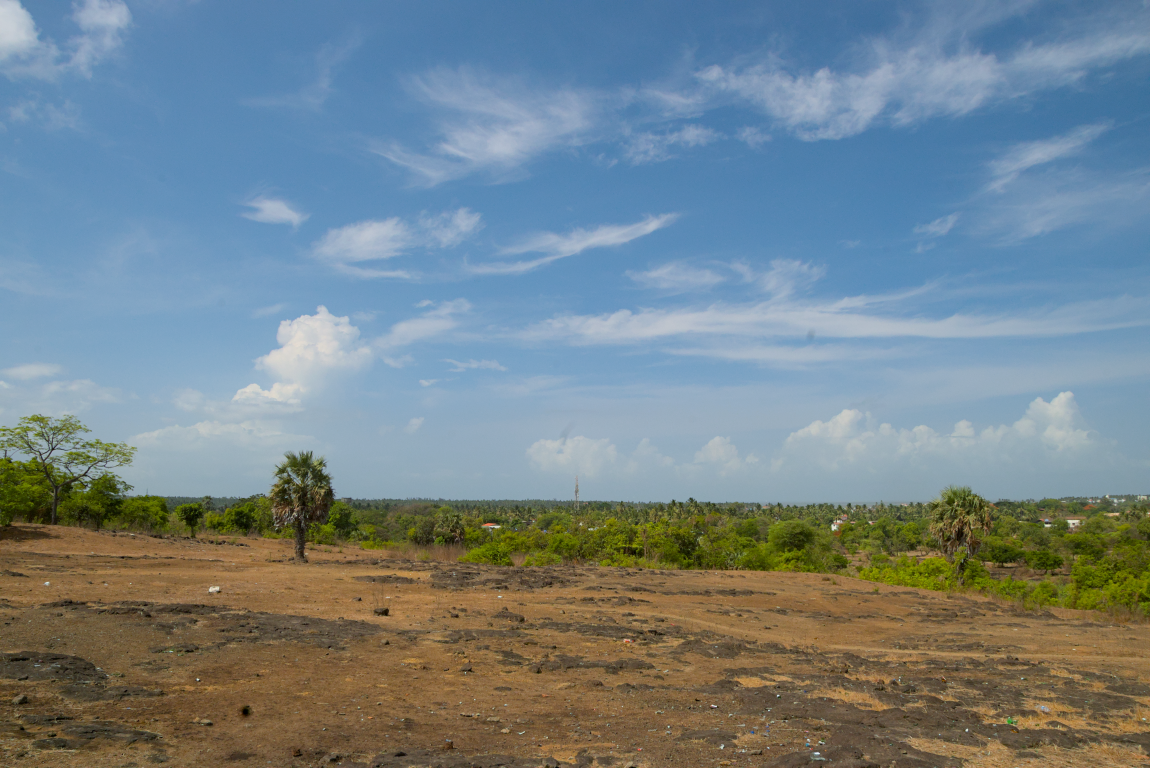
#> input picture Assignment2/inputImages/Set3/DSC_9026.png, 1150 x 768 px; its folder holds 4 pictures in this run
$ python Assignment2.py
#> lines starting #> are read from the running program, lines starting #| are printed output that depends on the picture
import cv2
import os
import numpy as np

def compute_panorama(img1, img2, isLeft):
    """
    Computes the panorama by stitching img1 and img2 using feature matching and homography.
    """
    # Convert images to grayscale
    gray1 = cv2.cvtColor(img1, cv2.COLOR_BGR2GRAY)
    gray2 = cv2.cvtColor(img2, cv2.COLOR_BGR2GRAY)

    # Use SIFT for feature detection
    sift = cv2.SIFT_create()
    kp1, des1 = sift.detectAndCompute(gray1, None)
    kp2, des2 = sift.detectAndCompute(gray2, None)

    if des1 is None or des2 is None:
        print("Error: Could not compute descriptors.")
        return img1

    # bf = cv2.BFMatcher(cv2.NORM_HAMMING, crossCheck=True)
    bf = cv2.DescriptorMatcher_create("BruteForce")
    matches = bf.knnMatch(des1, des2, 2)
    good_matches = [m for m, n in matches if m.distance < 0.75 * n.distance]

    if len(good_matches) < 10:
        print("Not enough good matches found.")
        return img1

    # Get matched keypoints
    src_pts = np.float32([kp1[m.queryIdx].pt for m in good_matches]).reshape(-1, 1, 2)
    dst_pts = np.float32([kp2[m.trainIdx].pt for m in good_matches]).reshape(-1, 1, 2)

    # Compute homography
    M, mask = cv2.findHomography(src_pts, dst_pts, cv2.RANSAC, 4.0)
    if M is None:
        print("Error: Homography matrix not found.")
        return img1

    # Warp img2 to align with img1
    h1, w1 = img1.shape[:2]
    h2, w2 = img2.shape[:2]

    # Define corners of both images
    corners_img1 = np.float32([[0, 0], [0, h1], [w1, h1], [w1, 0]]).reshape(-1, 1, 2)
    corners_img2 = np.float32([[0, 0], [0, h2], [w2, h2], [w2, 0]]).reshape(-1, 1, 2)

    # Transform img2 corners to panorama space
    transformed_corners = cv2.perspectiveTransform(corners_img2, M)

    # Combine all corners
    # all_corners = np.vstack((corners_img1, transformed_corners))
    all_corners = np.concatenate((corners_img1, transformed_corners), axis=0)

    # Get bounding box of panorama
    [xmin, ymin] = np.int32(all_corners.min(axis=0).ravel() - 0.5)
    [xmax, ymax] = np.int32(all_corners.max(axis=0).ravel() + 0.5)

    # Compute translation matrix
    t = [-xmin, -ymin]
    Ht = np.array([[1, 0, t[0]], [0, 1, t[1]], [0, 0, 1]])

    # Warp img2 into the new panorama
    warped_img1 = cv2.warpPerspective(img2, Ht @ np.eye(3), (xmax - xmin, ymax - ymin))
    warped_img2 = cv2.warpPerspective(img1, Ht @ M, (xmax - xmin, ymax - ymin))
    # cv2.imwrite(f"outputImages/trial1.jpg", warped_img2)
    warped_img2 = np.maximum(warped_img1, warped_img2)

    if isLeft:
        warped_img2 = warped_img2[t[1]:h2 + t[1],:w2 + t[0]]
    else:
        warped_img2 = warped_img2[t[1]:h2 + t[1],:]
    return warped_img2

def main():
    input_folder = "inputImages/Set3"

    if not os.path.exists(input_folder):
        print(f"Folder {input_folder} does not exist.")
        return

    # Read images from the folder
    image_files = sorted([f for f in os.listdir(input_folder) if f.endswith(('.jpg', '.png', '.jpeg'))])
    print(image_files)
    images = [cv2.imread(os.path.join(input_folder, f)) for f in image_files]
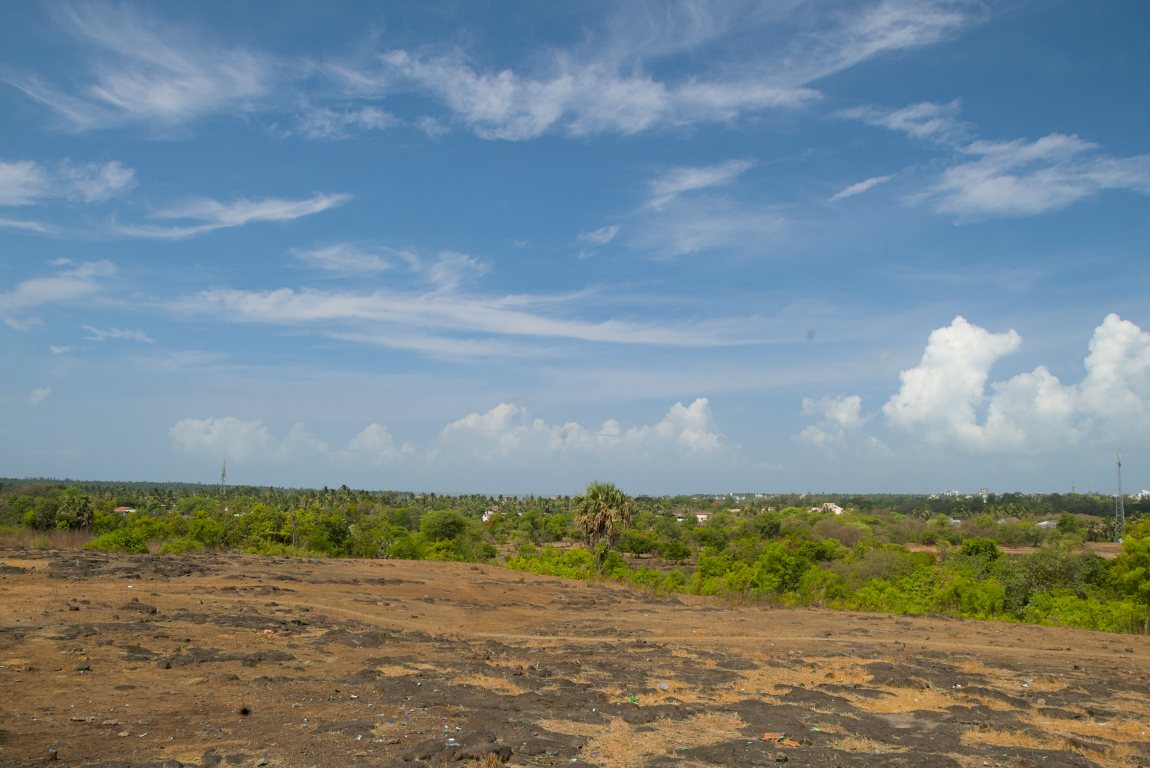
#> input picture Assignment2/inputImages/Set3/DSC_9027.png, 1150 x 768 px
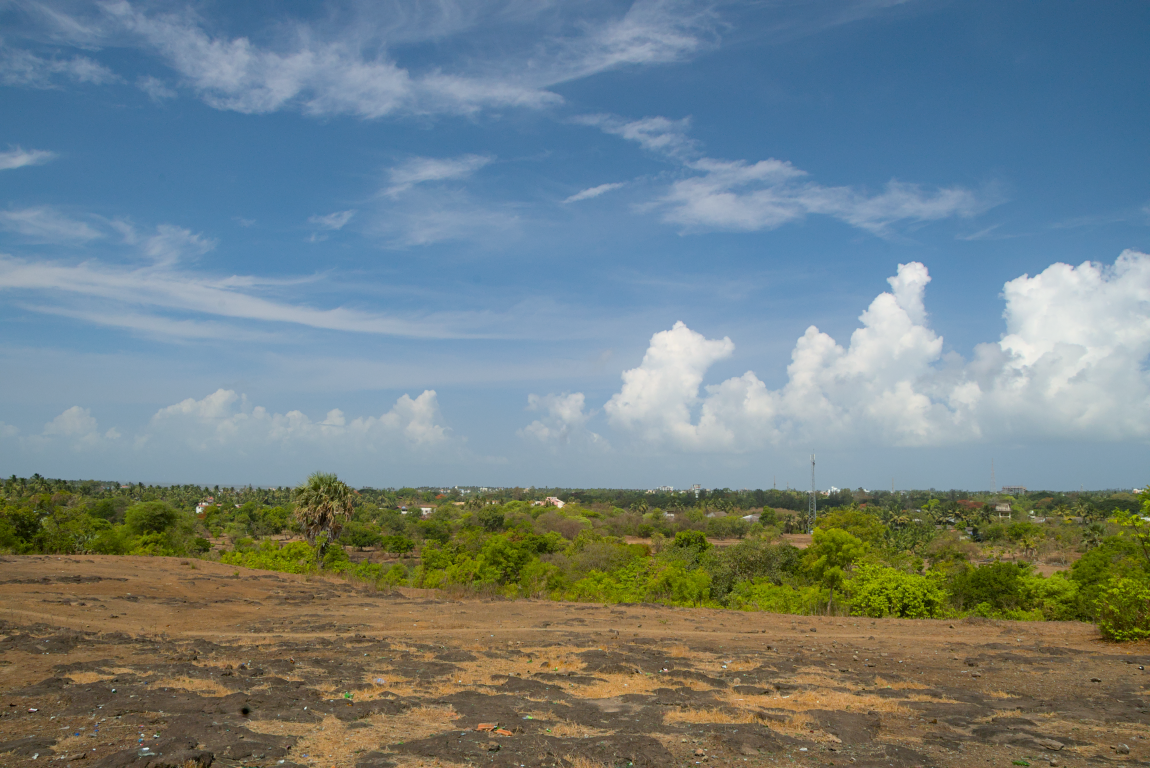
#> input picture Assignment2/inputImages/Set3/DSC_9028.png, 1150 x 768 px
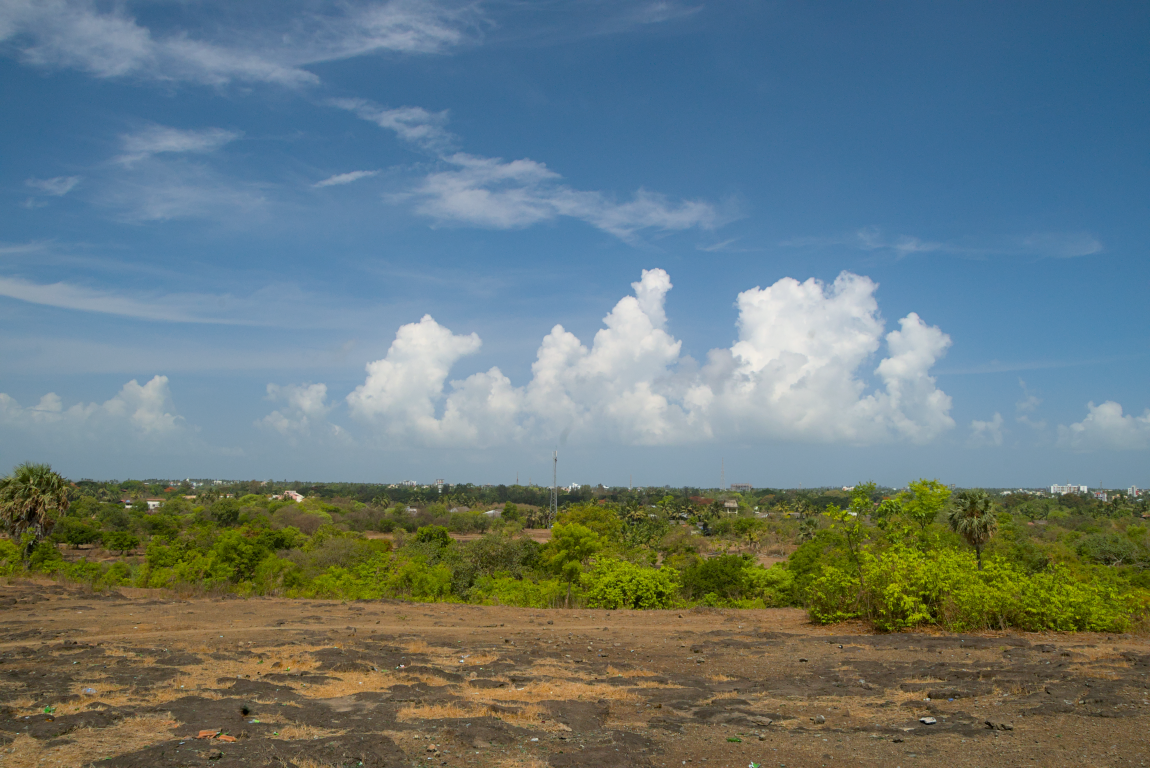
#> input picture Assignment2/inputImages/Set3/DSC_9029.png, 1150 x 768 px

    if not images:
        print("No valid images found in the folder.")
        return

    # Initialize the first image as the stitched result
    middle_index = (len(images)//2)-1
#> middle_index = 1
    img_stitchedL = images[0]
#> img_stitchedL is the input picture: shape (768, 1150, 3); mean B, G, R 137.4, 131.2, 115.8

    # Iterate over all images and compute panoramas
    for i in range(1, middle_index+1):
        img_stitchedL = compute_panorama(img_stitchedL, images[i],1)
        print(f"Stitched {i + 1} images (left).")
        cv2.imwrite(f"outputImages/imgL{i}.jpg", img_stitchedL)
#> this loop made 1 pass
#> (matches in compute_panorama, good_matches in compute_panorama, xmin in compute_panorama, ymin in compute_panorama, xmax in compute_panorama, ymax in compute_panorama, t in compute_panorama, Ht in compute_panorama) on pass 1: (2793 matches, 1063 matches, -562, -172, 1150, 803, [562, 172], [[1, 0, 562], [0, 1, 172], [0, 0, 1]])
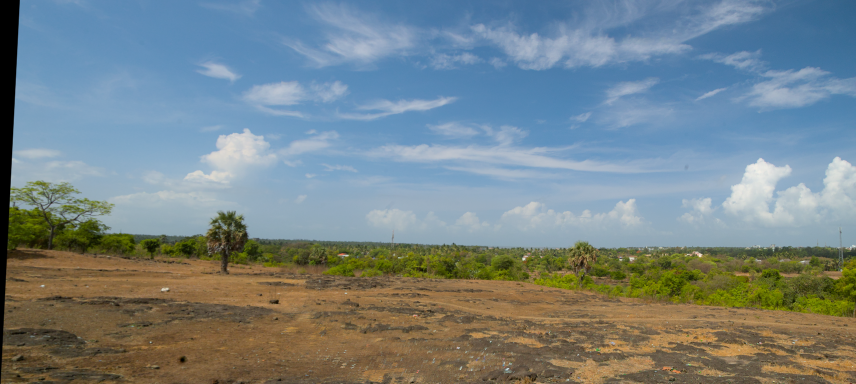
#> img_stitchedL: shape (768, 1712, 3) (shown at 1/2 size); mean B, G, R 135.1, 132.1, 118.7

    img_stitchedR = images[len(images)-1]
#> img_stitchedR is the input picture: shape (768, 1150, 3); mean B, G, R 123.8, 121.8, 104
    for i in range(len(images)-2, middle_index, -1):
        img_stitchedR = compute_panorama(img_stitchedR, images[i], 0)
        print(f"Stitched {i + 1 - middle_index} images (right).")
        cv2.imwrite(f"outputImages/imgR{i}.jpg", img_stitchedR)
#> this loop made 1 pass
#> (i, matches in compute_panorama, good_matches in compute_panorama, h1 in compute_panorama, w1 in compute_panorama, h2 in compute_panorama, w2 in compute_panorama, corners_img2 in compute_panorama) on pass 1: (2, 3442 matches, 1353 matches, 768, 1150, 768, 1150, [[0, 0], [0, 768], [1150, 768], [1150, 0]])
#| Stitched 2 images (right).
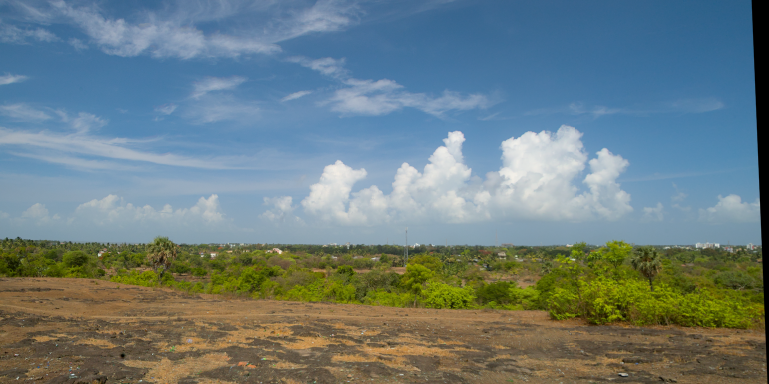
#> img_stitchedR: shape (768, 1537, 3) (shown at 1/2 size); mean B, G, R 127.5, 125.7, 108.4

    final_panorama = compute_panorama(img_stitchedL, img_stitchedR, 1)
#> call 3 of compute_panorama, with isLeft = 1
#> in compute_panorama (call 3), `gray2 = cv2.cvtColor(img2, cv2.COLOR_BGR2GRAY)`:
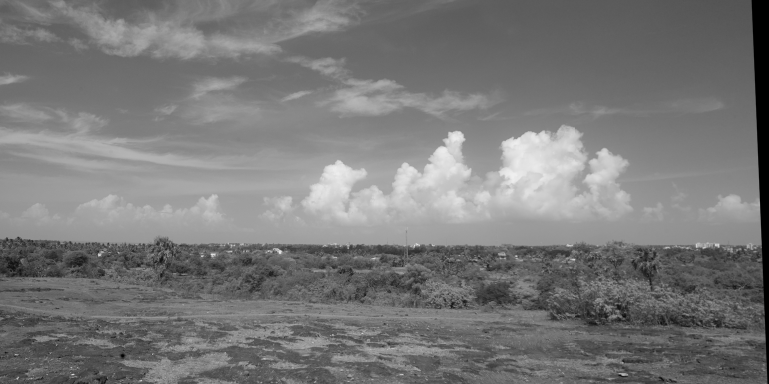
#> gray2: shape (768, 1537) (shown at 1/2 size); min 0, max 239, mean 120.7
#> in compute_panorama (call 3), `kp1, des1 = sift.detectAndCompute(gray1, None)`: kp1 = 4322 keypoints; strongest (x, y, size): (1047, 518, 3.9), (1400, 510, 5.1), (301, 684, 1.9), (1242, 520, 2.3)
#> in compute_panorama (call 3), `kp2, des2 = sift.detectAndCompute(gray2, None)`: kp2 = 4615 keypoints; strongest (x, y, size): (147, 748, 2), (198, 510, 3.8), (560, 504, 5.2), (665, 670, 2)
#> in compute_panorama (call 3), `matches = bf.knnMatch(des1, des2, 2)`: matches = 4322 matches
#> in compute_panorama (call 3), `good_matches = [m for m, n in matches if m.distance < 0.75 * n.distance]`: good_matches = 1013 matches
#> in compute_panorama (call 3), `src_pts = np.float32([kp1[m.queryIdx].pt for m in good_matches]).resha..`: src_pts = 1013 rows, first 8: [10.56, 611.5], [11.1, 612.1], [22.13, 525.9], [26.28, 319], [65.63, 751], [91.77, 751.1], [102.1, 737], [324.2, 692.3]
#> in compute_panorama (call 3), `dst_pts = np.float32([kp2[m.trainIdx].pt for m in good_matches]).resha..`: dst_pts = 1013 rows, first 8: [1528.7, 670], [1528.7, 670], [1508, 483.9], [1516.5, 409], [395.7, 685.3], [885.6, 684.4], [433.6, 702.2], [817.2, 200.6]
#> in compute_panorama (call 3), `M, mask = cv2.findHomography(src_pts, dst_pts, cv2.RANSAC, 4.0)`: M = [[1.56, -0.0755, -1328.6], [0.168, 1.41, -221.6], [0.000327, -7.8e-06, 1]]; mask = 1013 values, max 1 at index 12, min 0 at index 0, mean 0.952
#> in compute_panorama (call 3), `transformed_corners = cv2.perspectiveTransform(corners_img2, M)`: transformed_corners = [[-1328.6, -221.6], [-1395, 864.4], [675.3, 746.8], [711.2, 24.66]]
#> in compute_panorama (call 3), `all_corners = np.concatenate((corners_img1, transformed_corners), axis..`: all_corners = [[0, 0], [0, 768], [1712, 768], [1712, 0], [-1328.6, -221.6], [-1395, 864.4], [675.3, 746.8], [711.2, 24.66]]
#> in compute_panorama (call 3), `[xmin, ymin] = np.int32(all_corners.min(axis=0).ravel() - 0.5)`: xmin = -1395; ymin = -222
#> in compute_panorama (call 3), `[xmax, ymax] = np.int32(all_corners.max(axis=0).ravel() + 0.5)`: xmax = 1712; ymax = 864
#> in compute_panorama (call 3), `t = [-xmin, -ymin]`: t = [1395, 222]
#> in compute_panorama (call 3), `Ht = np.array([[1, 0, t[0]], [0, 1, t[1]], [0, 0, 1]])`: Ht = [[1, 0, 1395], [0, 1, 222], [0, 0, 1]]
#> in compute_panorama (call 3), `warped_img2 = warped_img2[t[1]:h2 + t[1],:w2 + t[0]]`:
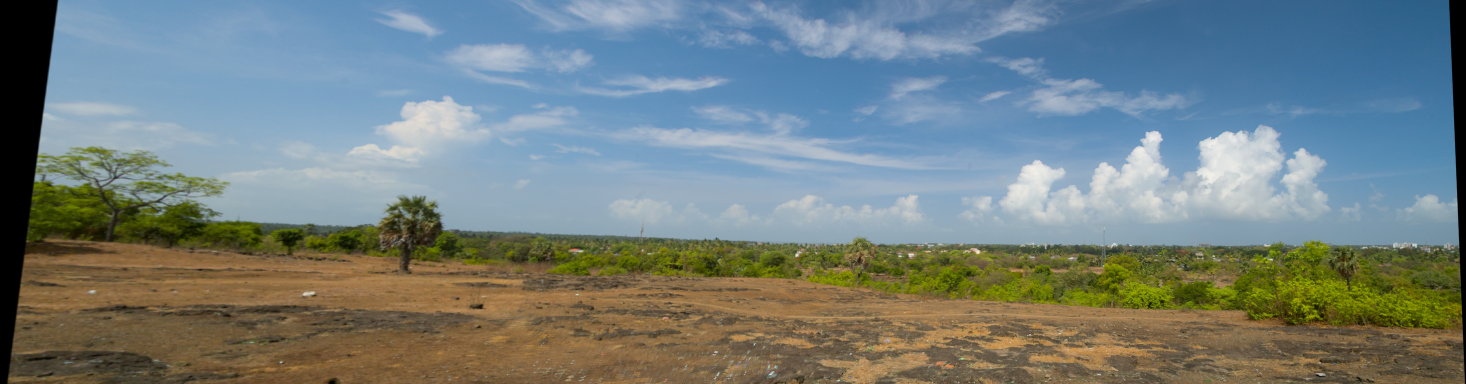
#> warped_img2: shape (768, 2932, 3) (shown at 1/2 size); mean B, G, R 127.6, 127.9, 115.3

    # Save the final panorama
    output_path = "outputImages"
    os.makedirs("outputImages", exist_ok=True)
    cv2.imwrite(output_path+"/finalPanoramaL.jpg", img_stitchedL)
    cv2.imwrite(output_path+"/finalPanoramaR.jpg", img_stitchedR)
    cv2.imwrite(output_path+"/finalPanorama.jpg", final_panorama)
    print(f"Panorama saved as '{output_path}'.")

if __name__ == "__main__":
    main()
